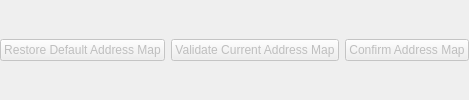
       <widget class="QFrame" name="frame_addr_btn">
        <property name="sizePolicy">
         <sizepolicy hsizetype="MinimumExpanding" vsizetype="Minimum">
          <horstretch>0</horstretch>
          <verstretch>0</verstretch>
         </sizepolicy>
        </property>
        <property name="frameShape">
         <enum>QFrame::NoFrame</enum>
        </property>
        <property name="frameShadow">
         <enum>QFrame::Plain</enum>
        </property>
        <layout class="QHBoxLayout" name="horizontalLayout">
         <property name="leftMargin">
          <number>0</number>
         </property>
         <property name="rightMargin">
          <number>0</number>
         </property>
         <item>
          <widget class="QPushButton" name="pushButton_addr_reset">
           <property name="enabled">
            <bool>false</bool>
           </property>
           <property name="text">
            <string>Restore Default Address Map</string>
           </property>
          </widget>
         </item>
         <item>
          <widget class="QPushButton" name="pushButton_addr_validate">
           <property name="enabled">
            <bool>false</bool>
           </property>
           <property name="text">
            <string>Validate Current Address Map</string>
           </property>
          </widget>
         </item>
         <item>
          <widget class="QPushButton" name="pushButton_addr_confirm">
           <property name="enabled">
            <bool>false</bool>
           </property>
           <property name="text">
            <string>Confirm Address Map</string>
           </property>
          </widget>
         </item>
        </layout>
       </widget>
